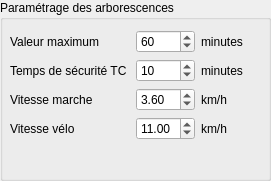
     <widget class="QGroupBox" name="groupBoxPathsParameters">
      <property name="enabled">
       <bool>true</bool>
      </property>
      <property name="geometry">
       <rect>
        <x>360</x>
        <y>260</y>
        <width>271</width>
        <height>181</height>
       </rect>
      </property>
      <property name="title">
       <string>Paramétrage des arborescences</string>
      </property>
      <widget class="QWidget" name="layoutWidget_8">
       <property name="geometry">
        <rect>
         <x>10</x>
         <y>30</y>
         <width>251</width>
         <height>111</height>
        </rect>
       </property>
       <layout class="QGridLayout" name="gridLayout_13">
        <item row="3" column="2">
         <widget class="QDoubleSpinBox" name="doubleSpinBoxCyclingSpeed">
          <property name="value">
           <double>11.000000000000000</double>
          </property>
         </widget>
        </item>
        <item row="3" column="3">
         <widget class="QLabel" name="label_14">
          <property name="text">
           <string>km/h</string>
          </property>
         </widget>
        </item>
        <item row="2" column="2">
         <widget class="QDoubleSpinBox" name="doubleSpinBoxWalkingSpeed">
          <property name="value">
           <double>3.600000000000000</double>
          </property>
         </widget>
        </item>
        <item row="2" column="3">
         <widget class="QLabel" name="label_13">
          <property name="text">
           <string>km/h</string>
          </property>
         </widget>
        </item>
        <item row="3" column="0" colspan="2">
         <widget class="QLabel" name="labelTpsStatVelo">
          <property name="text">
           <string>Vitesse vélo</string>
          </property>
         </widget>
        </item>
        <item row="2" column="0" colspan="2">
         <widget class="QLabel" name="labelTpsStatVP">
          <property name="text">
           <string>Vitesse marche</string>
          </property>
         </widget>
        </item>
        <item row="1" column="0" colspan="2">
         <widget class="QLabel" name="label_16">
          <property name="text">
           <string>Temps de sécurité TC</string>
          </property>
         </widget>
        </item>
        <item row="1" column="2">
         <widget class="QSpinBox" name="spinBoxSecurityTimeMin">
          <property name="value">
           <number>10</number>
          </property>
         </widget>
        </item>
        <item row="1" column="3">
         <widget class="QLabel" name="label">
          <property name="text">
           <string>minutes</string>
          </property>
         </widget>
        </item>
        <item row="0" column="2">
         <widget class="QSpinBox" name="spinBoxMaxCost">
          <property name="maximum">
           <number>600</number>
          </property>
          <property name="value">
           <number>60</number>
          </property>
         </widget>
        </item>
        <item row="0" column="3">
         <widget class="QLabel" name="label_7">
          <property name="text">
           <string>minutes</string>
          </property>
         </widget>
        </item>
        <item row="0" column="0" colspan="2">
         <widget class="QLabel" name="label_5">
          <property name="text">
           <string>Valeur maximum</string>
          </property>
         </widget>
        </item>
       </layout>
      </widget>
     </widget>
